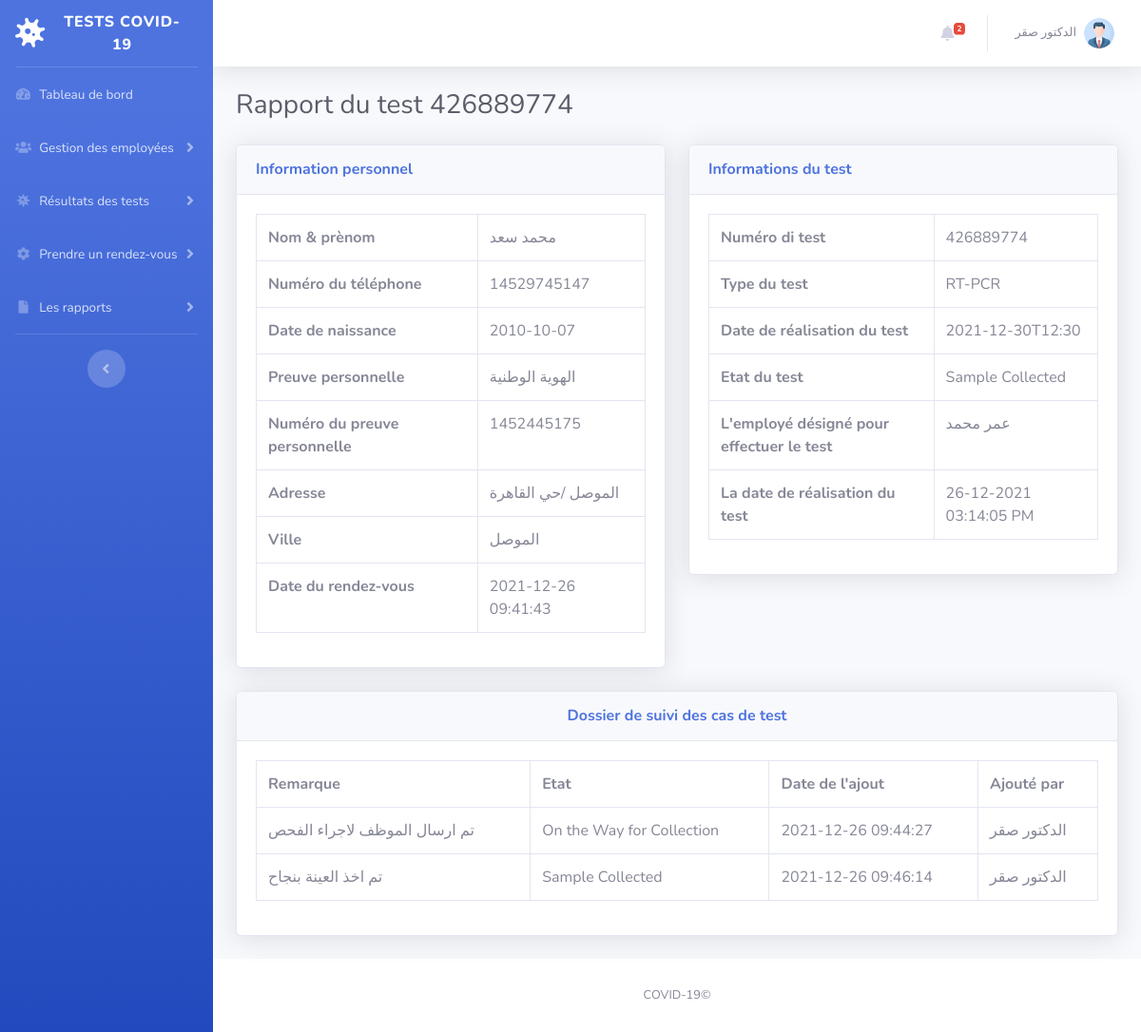
Page /patient-report-details.php?tid=37&&oid=426889774 (signed in) on the committed database.
### tables this page shows
CREATE TABLE `tbltestrecord` (
  `id` int(11) NOT NULL,
  `OrderNumber` bigint(14) DEFAULT NULL,
  `PatientMobileNumber` bigint(14) DEFAULT NULL,
  `TestType` varchar(100) DEFAULT NULL,
  `TestTimeSlot` varchar(120) DEFAULT NULL,
  `ReportStatus` varchar(100) DEFAULT NULL,
  `FinalReport` varchar(150) DEFAULT NULL,
  `ReportUploadTime` varchar(200) DEFAULT NULL,
  `RegistrationDate` timestamp NULL DEFAULT current_timestamp(),
  `AssignedtoEmpId` varchar(150) DEFAULT NULL,
  `AssigntoName` varchar(180) DEFAULT NULL,
  `AssignedTime` varchar(100) DEFAULT NULL
);

CREATE TABLE `tblpatients` (
  `id` int(11) NOT NULL,
  `FullName` varchar(120) DEFAULT NULL,
  `MobileNumber` bigint(12) DEFAULT NULL,
  `DateOfBirth` date DEFAULT NULL,
  `GovtIssuedId` varchar(150) DEFAULT NULL,
  `GovtIssuedIdNo` varchar(150) DEFAULT NULL,
  `FullAddress` varchar(255) DEFAULT NULL,
  `State` varchar(200) DEFAULT NULL,
  `RegistrationDate` timestamp NOT NULL DEFAULT current_timestamp()
);

CREATE TABLE `tblreporttracking` (
  `id` int(11) NOT NULL,
  `OrderNumber` bigint(40) DEFAULT NULL,
  `Remark` varchar(255) DEFAULT NULL,
  `Status` varchar(120) DEFAULT NULL,
  `PostingTime` timestamp NULL DEFAULT current_timestamp(),
  `RemarkBy` int(5) DEFAULT NULL
);

### patient-report-details.php (the view, shortened to what this page needs)
<?php session_start();
include_once('includes/config.php');
?>
<!DOCTYPE html>
<html lang="en">
<head>
    <link href="vendor/fontawesome-free/css/all.min.css" rel="stylesheet" type="text/css">
    <link href="css/sb-admin-2.min.css" rel="stylesheet">
</head>
<body id="page-top">
    <div id="wrapper">
<?php include_once('includes/sidebar.php');?>
        <div id="content-wrapper" class="d-flex flex-column">
            <div id="content">
          <?php include_once('includes/topbar.php');?>
                <div class="container-fluid">
                    <h1 class="h3 mb-4 text-gray-800"> Rapport du test <?php echo intval($_GET['oid']);?></h1>
<div class="row">
<?php
$testid=intval($_GET['tid']);
$query=mysqli_query($con,"select * from tbltestrecord
join tblpatients on tblpatients.MobileNumber=tbltestrecord.PatientMobileNumber
where  tbltestrecord.id='$testid'");
while($row=mysqli_fetch_array($query)){
    ?>
                        <div class="col-lg-6">
                            <div class="card shadow mb-4">
                                <div class="card-header py-3">
                                    <h6 class="m-0 font-weight-bold text-primary"> Information personnel</h6>
                                </div>
                                <div class="card-body">
 <table class="table table-bordered"  width="100%" cellspacing="0">
    <tr>
    <th> Nom & prènom</th>
    <td><?php echo $row['FullName'];?></td>
    </tr>
     <tr>
    <th> Numéro du téléphone</th>
    <td><?php echo $row['MobileNumber'];?></td>
    </tr>
     <tr>
    <th> Date de naissance</th>
    <td><?php echo $row['DateOfBirth'];?></td>
    </tr>
     <tr>
    <th>Preuve personnelle</th>
    <td><?php echo $row['GovtIssuedId'];?></td>
    </tr>
     <tr>
    <th> Numéro du preuve personnelle </th>
    <td><?php echo $row['GovtIssuedIdNo'];?></td>
    </tr>
     <tr>
    <th>Adresse</th>
    <td><?php echo $row['FullAddress'];?></td>
    </tr>
    <tr>
    <th>Ville</th>
    <td><?php echo $row['State'];?></td>
    </tr>
    <tr>
    <th>  Date du rendez-vous</th>
    <td><?php echo $row['RegistrationDate'];?></td>
    </tr>
 </table>
                                </div>
                            </div>
                        </div>
                         <div class="col-lg-6">
                            <div class="card shadow mb-4">
                                <div class="card-header py-3">
                                    <h6 class="m-0 font-weight-bold text-primary"> Informations du test</h6>
                                </div>
                                <div class="card-body">
 <table class="table table-bordered"  width="100%" cellspacing="0">
    <tr>
    <th> Numéro di test</th>
    <td><?php echo $row['OrderNumber'];?></td>
    </tr>
    <tr>
    <th> Type du test</th>
    <td><?php echo $row['TestType'];?></td>
    </tr>
    <tr>
    <th>  Date de réalisation du test</th>
    <td><?php echo $row['TestTimeSlot'];?></td>
    </tr>
 <tr>
    <th> Etat du test</th>
    <td><?php if($row['ReportStatus']==''):
              echo "Le test n'a pas encore été fait";
          else:
           echo $row['ReportStatus'];
          endif;
    ?></td>
    </tr>
<?php if($row['AssignedtoEmpId']!=''):?>
  <tr>
    <th>L'employé désigné pour effectuer le test</th>
    <td><?php echo $row['AssigntoName'];?></td>
    </tr>
    <tr>
    <th>La date de réalisation du test</th>
    <td> <?php echo $row['AssignedTime'];?></td>
    </tr>
<?php endif;?>
</table>
                    </div>
                            </div>
                        </div>
                    </div>
                <?php } ?>
<?php
$orderid=intval($_GET['oid']);
$ret=mysqli_query($con,"select * from tblreporttracking
join tbladmin on tbladmin.ID=tblreporttracking.RemarkBy
where tblreporttracking.OrderNumber='$orderid'");
$num=mysqli_num_rows($ret);
?>
<div class="row">
                         <div class="col-lg-12">
                            <div class="card shadow mb-4">
                                <div class="card-header py-3">
                                    <h6 class="m-0 font-weight-bold text-primary" align="center">Dossier de suivi des cas de test</h6>
                                </div>
                                <div class="card-body">
<?php if($num>0){
?>
 <table class="table table-bordered"  width="100%" cellspacing="0">
<tr>
    <th>Remarque</th>
    <th>Etat</th>
    <th>Date de l'ajout </th>
    <th>Ajouté par</th>
<?php while($result=mysqli_fetch_array($ret)){?>
</tr>
    <tr>
    <td><?php echo $result['Remark'];?></td>
    <td><?php echo $result['Status'];?></td>
    <td><?php echo $result['PostingTime'];?></td>
    <td><?php echo $result['AdminName'];?></td>
    </tr>
<?php } ?>
</table>
         <?php
     } else { ?>
<h4 align="center" style="color:red"> Il n'y a aucune nouvelle concernant l'état de votre test. Veuillez essayer 4 heures après avoir donné l'échantillon pour examen </h4>
         <?php } ?>
                                </div>
                            </div>
                        </div>
                    </div>
                </div>
            </div>
           <?php include_once('includes/footer.php');?>
        </div>
    </div>
</body>
</html>

### includes/topbar.php (shortened to what this page needs)
      <nav class="navbar navbar-expand navbar-light bg-white topbar mb-4 static-top shadow">
            <?php if($_SESSION['aid']):?>
                    <ul class="navbar-nav ml-auto">
<?php $query=mysqli_query($con,"select * from tbltestrecord where ReportStatus is null");
$count=mysqli_num_rows($query);
?>
                        <li class="nav-item dropdown no-arrow mx-1">
                            <a class="nav-link dropdown-toggle" href="#" id="alertsDropdown" role="button"
                                data-toggle="dropdown" aria-haspopup="true" aria-expanded="false">
                                <i class="fas fa-bell fa-fw"></i>
                                <span class="badge badge-danger badge-counter"><?php echo $count;?></span>
                            </a>
                        </li>
                        <li class="nav-item dropdown no-arrow">
                            <a class="nav-link dropdown-toggle" href="#" id="userDropdown" role="button"
                                data-toggle="dropdown" aria-haspopup="true" aria-expanded="false">
                <?php
$adid=$_SESSION['aid'];
$ret1=mysqli_query($con,"select AdminName from tbladmin where ID='$adid'");
while($row1=mysqli_fetch_array($ret1)){
?>
                                <span class="mr-2 d-none d-lg-inline text-gray-600 small"><?php  echo $row1['AdminName'];?></span>
                           <?php } ?>
                                <img class="img-profile rounded-circle"
                                    src="img/profile.png">
                            </a>
                        </li>
                    </ul>
                <?php endif;?>
                </nav>

### rows in the picture
tbltestrecord: tblpatients.FullName "محمد سعد", tblpatients.MobileNumber "14529745147", tblpatients.DateOfBirth "2010-10-07", tblpatients.GovtIssuedId "الهوية الوطنية", tblpatients.GovtIssuedIdNo "1452445175", tblpatients.FullAddress "الموصل /حي القاهرة", tblpatients.State "الموصل", tblpatients.RegistrationDate "2021-12-26 09:41:43", OrderNumber "426889774", TestType "RT-PCR", TestTimeSlot "2021-12-30T12:30", ReportStatus "Sample Collected", AssigntoName "عمر محمد", AssignedTime "26-12-2021 03:14:05 PM"
tblreporttracking: Remark "تم ارسال الموظف لاجراء الفحص", Status "On the Way for Collection", PostingTime "2021-12-26 09:44:27", tbladmin.AdminName "الدكتور صقر"
tblreporttracking: Remark "تم اخذ العينة بنجاح", Status "Sample Collected", PostingTime "2021-12-26 09:46:14", tbladmin.AdminName "الدكتور صقر"

### other values in the picture
$count "2"
$row1['AdminName'] "الدكتور صقر"
$_GET['oid'] "426889774"
